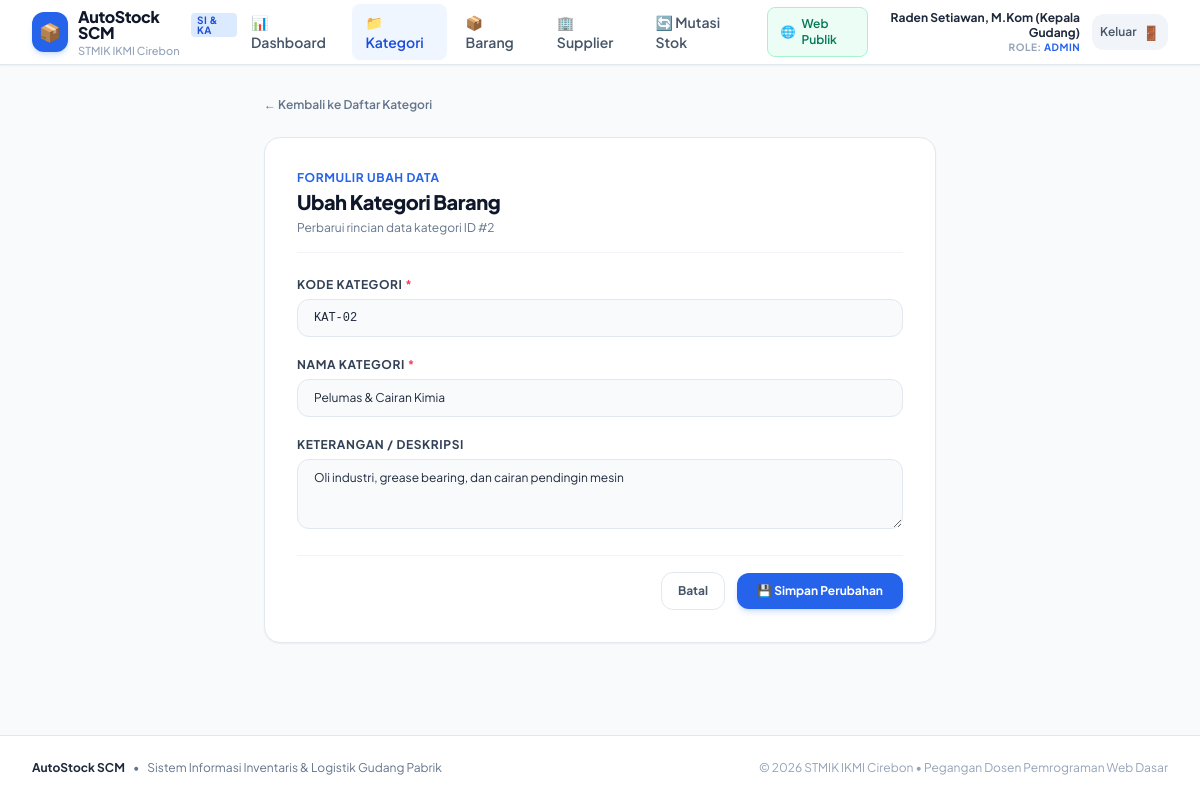
Screenshot of /modul/kategori/edit.php?id=2 (signed in) with the database file from the repository.
### tables this page shows
CREATE TABLE `kategori` (
  `id` INT AUTO_INCREMENT PRIMARY KEY,
  `kode_kategori` VARCHAR(20) NOT NULL UNIQUE,
  `nama_kategori` VARCHAR(100) NOT NULL,
  `keterangan` VARCHAR(255) NULL,
  `created_at` TIMESTAMP DEFAULT CURRENT_TIMESTAMP
);

### modul/kategori/edit.php (the view, shortened to what this page needs)
<?php
require_once __DIR__ . '/../../layout/header.php';
$db = getDB();
$id = (int)($_GET['id'] ?? 0);
$stmt = $db->prepare("SELECT * FROM kategori WHERE id = :id");
$stmt->execute([':id' => $id]);
$kategori = $stmt->fetch();
?>
<div class="max-w-2xl mx-auto">
  <div class="flex items-center gap-2 mb-6">
    <a href="<?= BASE_URL ?>/modul/kategori/index.php" class="text-xs font-semibold text-slate-500 hover:text-blue-600 transition flex items-center gap-1">
      &larr; Kembali ke Daftar Kategori
    </a>
  </div>
  <div class="bg-white rounded-2xl border border-slate-200 shadow-sm p-6 sm:p-8">
    <div class="border-b border-slate-100 pb-4 mb-6">
      <div class="text-xs font-bold uppercase tracking-wider text-blue-600">Formulir Ubah Data</div>
      <h1 class="text-xl font-black text-slate-900 tracking-tight mt-0.5">Ubah Kategori Barang</h1>
      <p class="text-xs text-slate-500 mt-1">Perbarui rincian data kategori ID #<?= $kategori['id'] ?></p>
    </div>
    <form method="POST" action="" class="space-y-5">
      <div>
        <label for="kode_kategori" class="block text-xs font-bold text-slate-700 uppercase tracking-wider mb-1.5">
          Kode Kategori <span class="text-rose-500">*</span>
        </label>
        <input type="text" id="kode_kategori" name="kode_kategori" required
               value="<?= htmlspecialchars($_POST['kode_kategori'] ?? $kategori['kode_kategori']) ?>"
               class="w-full px-4 py-2.5 bg-slate-50 border border-slate-200 rounded-xl text-xs font-mono uppercase text-slate-800 placeholder-slate-400 focus:outline-none focus:ring-2 focus:ring-blue-500 focus:bg-white transition">
      </div>
      <div>
        <label for="nama_kategori" class="block text-xs font-bold text-slate-700 uppercase tracking-wider mb-1.5">
          Nama Kategori <span class="text-rose-500">*</span>
        </label>
        <input type="text" id="nama_kategori" name="nama_kategori" required
               value="<?= htmlspecialchars($_POST['nama_kategori'] ?? $kategori['nama_kategori']) ?>"
               class="w-full px-4 py-2.5 bg-slate-50 border border-slate-200 rounded-xl text-xs text-slate-800 placeholder-slate-400 focus:outline-none focus:ring-2 focus:ring-blue-500 focus:bg-white transition">
      </div>
      <div>
        <label for="keterangan" class="block text-xs font-bold text-slate-700 uppercase tracking-wider mb-1.5">
          Keterangan / Deskripsi
        </label>
        <textarea id="keterangan" name="keterangan" rows="3"
                  class="w-full px-4 py-2.5 bg-slate-50 border border-slate-200 rounded-xl text-xs text-slate-800 placeholder-slate-400 focus:outline-none focus:ring-2 focus:ring-blue-500 focus:bg-white transition"><?= htmlspecialchars($_POST['keterangan'] ?? $kategori['keterangan']) ?></textarea>
      </div>
      <div class="pt-4 border-t border-slate-100 flex items-center justify-end gap-3">
        <a href="<?= BASE_URL ?>/modul/kategori/index.php"
           class="px-4 py-2.5 rounded-xl border border-slate-200 text-xs font-bold text-slate-600 hover:bg-slate-50 transition">
          Batal
        </a>
        <button type="submit"
                class="bg-blue-600 hover:bg-blue-700 text-white font-bold px-5 py-2.5 rounded-xl text-xs shadow-md shadow-blue-500/20 transition">
          💾 Simpan Perubahan
        </button>
      </div>
    </form>
  </div>
</div>
<?php require_once __DIR__ . '/../../layout/footer.php'; ?>

### layout/header.php (style rules this page uses)
body { font-family: 'Plus Jakarta Sans', sans-serif; }

### rows the page displays
kategori: id "2", kode_kategori "KAT-02", nama_kategori "Pelumas & Cairan Kimia", keterangan "Oli industri, grease bearing, dan cairan pendingin mesin"

### other values shown
APP_NAME "AutoStock SCM"
CAMPUS_NAME "STMIK IKMI Cirebon"
$currentUser['nama'] "Raden Setiawan, M.Kom (Kepala Gudang)"
$currentUser['role'] "ADMIN"
APP_TITLE "Sistem Informasi Inventaris & Logistik Gudang Pabrik"
